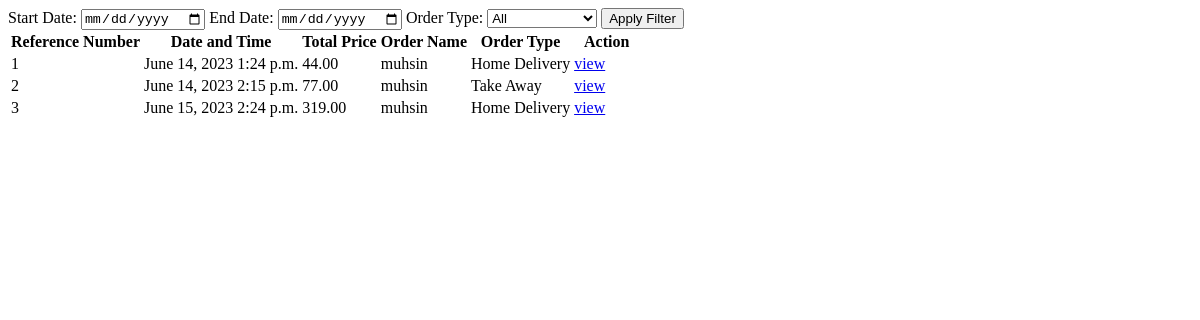
/report/, run on an earlier commit of the app's database.
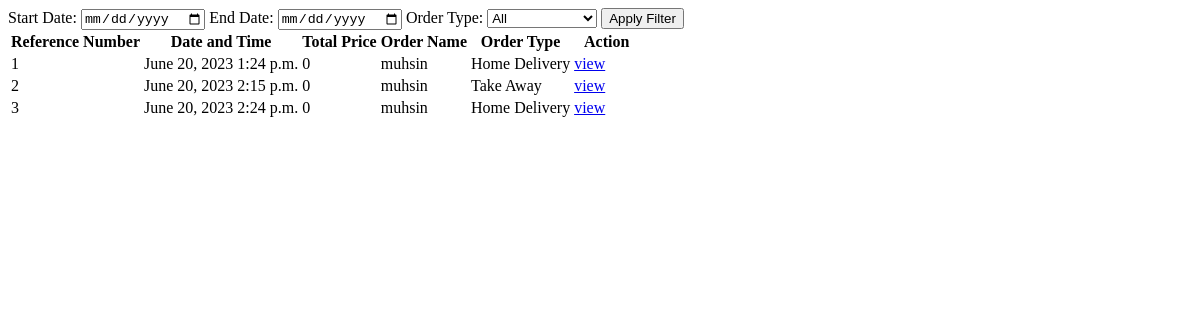
And on a later commit of the database.
### adminapp/models.py (models this page shows, shortened)
class Order(models.Model):
    TYPE = (
        ('Home Delivery', 'Home Delivery'),
        ('Take Away', 'Take Away'),
    )
    PAYMENT_MODE = (
        ('Cash on Delivery', 'Cash on Delivery'),
        ('Card on Delivery', 'Card on Delivery'),
    )
    cart = models.ManyToManyField(Cart)
    reference_number = models.CharField(max_length=100, unique=True)
    order_type = models.CharField(max_length=100, choices=TYPE)
    name = models.CharField(max_length=200)
    whatsapp_number = models.CharField(max_length=20)
    contact_number = models.CharField(max_length=20)
    address_one = models.CharField(max_length=500)
    address_two = models.CharField(max_length=500)
    address_three = models.CharField(max_length=500)
    order_note = models.CharField(max_length=500)
    payment_mode = models.CharField(max_length=100, choices=PAYMENT_MODE)
    date = models.DateField()
    time = models.TimeField()
    canceled = models.BooleanField(default=False)
    def get_cart_total(self):
        total = Decimal(0)
        for cart_item in self.cart.all():
            total += cart_item.total
        return total

class Cart(models.Model):
    user = models.ForeignKey(User, on_delete=models.CASCADE)
    product_price = models.ForeignKey(ProductPrice, on_delete=models.CASCADE)
    quantity = models.PositiveIntegerField(default=1)
    product_price_dummy = models.CharField(max_length=100, null=True, blank=True)
    tax_dummy = models.CharField(max_length=100, null=True, blank=True)
    total = models.DecimalField(max_digits=10, decimal_places=2, null=True, blank=True)

### adminapp/views.py (the view)
# urls.py: path('report/', views.report, name='report'),
def report(request):
    start_date = request.GET.get('start_date')
    end_date = request.GET.get('end_date')
    order_type = request.GET.get('order_type')
    orders = Order.objects.all()
    if start_date:
        orders = orders.filter(date__gte=start_date)
    if end_date:
        orders = orders.filter(date__lte=end_date)
    if order_type:
        orders = orders.filter(order_type=order_type)
    context = {
        'orders': orders,
        'start_date': start_date,
        'end_date': end_date,
        'order_type': order_type,
    }
    return render(request, 'report.html', context)

### adminapp/templates/report.html (shortened to what this page needs)
<!DOCTYPE html>
<html lang="en">
<head>
</head>
<body>
    <form method="GET">
        <label for="start_date">Start Date:</label>
        <input type="date" id="start_date" name="start_date" value="{{ start_date }}">
        <label for="end_date">End Date:</label>
        <input type="date" id="end_date" name="end_date" value="{{ end_date }}">
        <label for="order_type">Order Type:</label>
        <select id="order_type" name="order_type">
        <option value="">All</option>
        </select>
        <button type="submit">Apply Filter</button>
    </form>
    <table>
        <thead>
            <tr>
                <th>Reference Number</th>
                <th>Date and Time</th>
                <th>Total Price</th>
                <th>Order Name</th>
                <th>Order Type</th>
                <th>Action</th>
            </tr>
        </thead>
        <tbody>
            {% for order in orders %}
            <tr>
                <td>{{ order.reference_number }}</td>
                <td>{{ order.date }} {{ order.time }}</td>
                <td>{{ order.get_cart_total }}</td>
                <td>{{ order.name }}</td>
                <td>{{ order.get_order_type_display }}</td>
                <td style="padding-right: 35px;">
                    <a href="{% url 'report_detalis' order_id=order.id %}">
                        view
                    </a>
                </td>
            </tr>
            {% endfor %}
        </tbody>
    </table>
</body>
</html>

What changed in the data, as far as the page shows it:
changed Order (number 1 of 3 on the later page): date "June 14, 2023" → "June 20, 2023"; get_cart_total "44.00" → "0"
changed Order "Take Away": date "June 14, 2023" → "June 20, 2023"; get_cart_total "77.00" → "0"
changed Order (number 3 of 3 on the later page): date "June 15, 2023" → "June 20, 2023"; get_cart_total "319.00" → "0"
